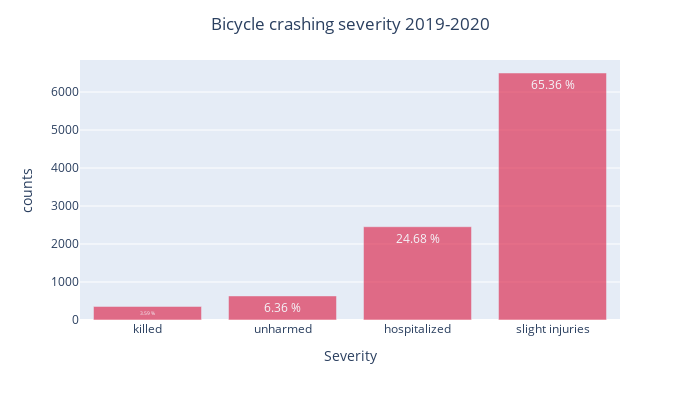

The code cell stored with this chart in its notebook:
### Markdown cell above
#### Bicycle accidents severity visualization using *Pyplot*:

### Code cell
counts, bins = np.histogram(bicyle_crash["grav"], bins=range(1,6))# turn into data frame
dp = pd.DataFrame({"bins":bins[1:]-1, "counts":counts})# chart using Plotly.Express
dp['percentage'] =  dp.counts.apply(lambda x: str(round(x/dp['counts'].sum()*100 , 2))+" %" )

fig = px.bar(dp, x="bins", y="counts", text="percentage")

fig.update_xaxes(type='category', categoryorder='total ascending')

fig.update_layout(width=700, height=400,xaxis_title_text='Severity' , title='Bicycle crashing severity 2019-2020', title_x=.5,
    xaxis= dict(tickmode = 'array',tickvals = [1,2,3,4],ticktext = ['unharmed','killed','hospitalized','slight injuries']))

fig.update_traces(textposition='inside', marker_color='crimson', opacity=0.6)

fig.show()

### Figure 1 — Plotly figure (JSON) as saved in the notebook; plotly's stock layout.template omitted (floating-point values rounded to 4 significant figures)
{"data": [{"alignmentgroup": "True", "hovertemplate": "bins=%{x}<br>counts=%{y}<br>percentage=%{text}<extra></extra>", "legendgroup": "", "marker": {"color": "crimson", "pattern": {"shape": ""}}, "name": "", "offsetgroup": "", "opacity": 0.6, "orientation": "v", "showlegend": false, "text": ["6.36 %", "3.59 %", "24.68 %", "65.36 %"], "textposition": "inside", "type": "bar", "x": [1, 2, 3, 4], "xaxis": "x", "y": [633, 357, 2455, 6501], "yaxis": "y"}], "layout": {"barmode": "relative", "height": 400, "legend": {"tracegroupgap": 0}, "margin": {"t": 60}, "title": {"text": "Bicycle crashing severity 2019-2020", "x": 0.5}, "width": 700, "xaxis": {"anchor": "y", "categoryorder": "total ascending", "domain": [0, 1], "tickmode": "array", "ticktext": ["unharmed", "killed", "hospitalized", "slight injuries"], "tickvals": [1, 2, 3, 4], "title": {"text": "Severity"}, "type": "category"}, "yaxis": {"anchor": "x", "domain": [0, 1], "title": {"text": "counts"}}}}
